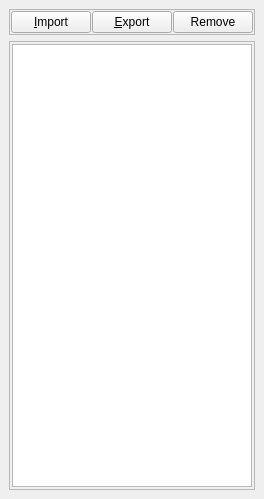
<ui version="4.0" >
 <class>pqLookmarkBrowser</class>
 <widget class="QWidget" name="pqLookmarkBrowser" >
  <property name="geometry" >
   <rect>
    <x>0</x>
    <y>0</y>
    <width>176</width>
    <height>499</height>
   </rect>
  </property>
  <property name="sizePolicy" >
   <sizepolicy>
    <hsizetype>3</hsizetype>
    <vsizetype>5</vsizetype>
    <horstretch>0</horstretch>
    <verstretch>0</verstretch>
   </sizepolicy>
  </property>
  <property name="windowTitle" >
   <string>Form</string>
  </property>
  <layout class="QVBoxLayout" >
   <property name="margin" >
    <number>9</number>
   </property>
   <property name="spacing" >
    <number>6</number>
   </property>
   <item>
    <widget class="QFrame" name="frame_2" >
     <property name="frameShape" >
      <enum>QFrame::StyledPanel</enum>
     </property>
     <property name="frameShadow" >
      <enum>QFrame::Raised</enum>
     </property>
     <layout class="QHBoxLayout" >
      <property name="margin" >
       <number>1</number>
      </property>
      <property name="spacing" >
       <number>1</number>
      </property>
      <item>
       <widget class="QPushButton" name="ImportButton" >
        <property name="whatsThis" >
         <string>Imports custom filter definitions from a file.</string>
        </property>
        <property name="text" >
         <string>&amp;Import</string>
        </property>
       </widget>
      </item>
      <item>
       <widget class="QPushButton" name="ExportButton" >
        <property name="whatsThis" >
         <string>Exports the selected custom filter definitions to a file.</string>
        </property>
        <property name="text" >
         <string>&amp;Export</string>
        </property>
       </widget>
      </item>
      <item>
       <widget class="QPushButton" name="RemoveButton" >
        <property name="text" >
         <string>Remove</string>
        </property>
       </widget>
      </item>
     </layout>
    </widget>
   </item>
   <item>
    <widget class="QFrame" name="frame" >
     <property name="frameShape" >
      <enum>QFrame::StyledPanel</enum>
     </property>
     <property name="frameShadow" >
      <enum>QFrame::Raised</enum>
     </property>
     <layout class="QVBoxLayout" >
      <property name="margin" >
       <number>2</number>
      </property>
      <property name="spacing" >
       <number>2</number>
      </property>
      <item>
       <widget class="QListView" name="LookmarkList" >
        <property name="whatsThis" >
         <string>Displays the list of registered custom filter definitions.</string>
        </property>
        <property name="selectionMode" >
         <enum>QAbstractItemView::ExtendedSelection</enum>
        </property>
        <property name="selectionBehavior" >
         <enum>QAbstractItemView::SelectItems</enum>
        </property>
        <property name="isWrapping" stdset="0" >
         <bool>true</bool>
        </property>
        <property name="resizeMode" >
         <enum>QListView::Adjust</enum>
        </property>
        <property name="spacing" >
         <number>3</number>
        </property>
        <property name="viewMode" >
         <enum>QListView::ListMode</enum>
        </property>
       </widget>
      </item>
     </layout>
    </widget>
   </item>
  </layout>
 </widget>
 <resources/>
 <connections/>
</ui>
